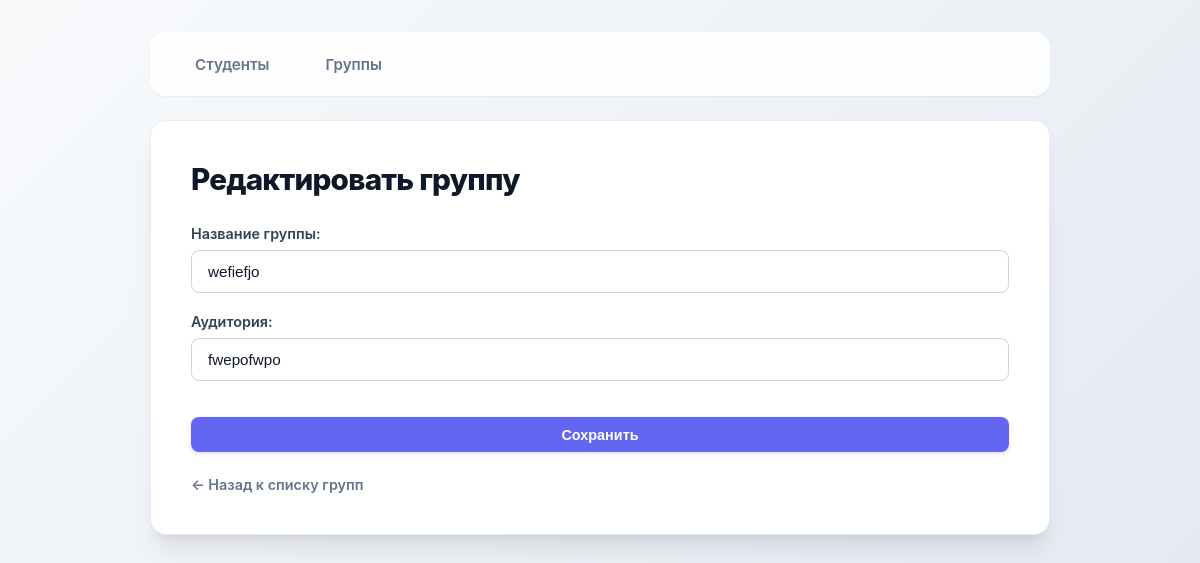
Page /groups/edit/2/ on the earlier database version.
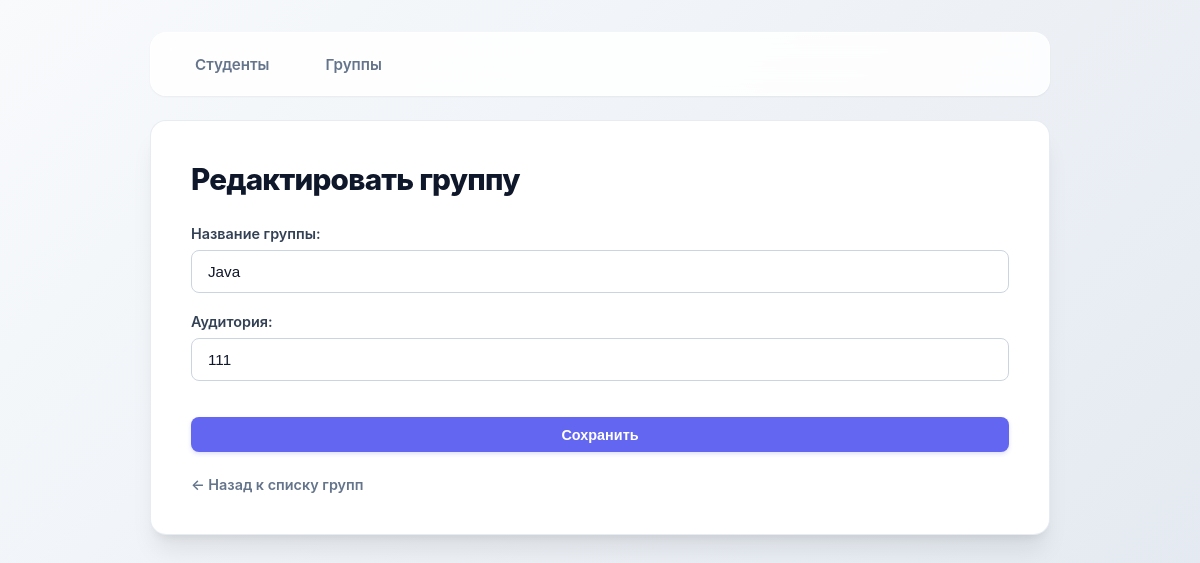
Same page on the later database version.
### myapp/models.py (models this page shows, shortened)
class Group(models.Model):
    name = models.CharField( max_length=50)
    room = models.CharField( max_length=50)
    start_date = models.DateField( auto_now_add=True)

### myapp/views.py (the view)
# urls.py: path('groups/edit/<int:pk>/', group_update, name='group_update'),
def group_update(request, pk):
    group = Group.objects.get(pk=pk)
    if request.method == 'POST':
        group.name = request.POST.get('name')
        group.room = request.POST.get('room')
        group.save()
        return redirect('group_list')
    return render(request, 'groups/group_form.html', {'group': group})

### myapp/templates/groups/group_form.html (shortened to what this page needs)
{% load static %}
<!DOCTYPE html>
<html lang="ru">
<head>
    <link rel="stylesheet" href="{% static 'css/style.css' %}">
</head>
<body>
    <nav class="navbar">
        <a href="{% url 'student_list' %}">Студенты</a>
        <a href="{% url 'group_list' %}">Группы</a>
    </nav>
    <div class="container">
        <h1>{% if group %}Редактировать группу{% else %}Создать группу{% endif %}</h1>
        <form method="post">
            <label>Название группы:</label>
            <input type="text" name="name" value="{{ group.name }}" placeholder="Например: Python Backend" required>
            <label>Аудитория:</label>
            <input type="text" name="room" value="{{ group.room }}" placeholder="Например: Аудитория 302" required>
            <button type="submit" class="btn" style="width: 100%; margin-top: 1rem;">Сохранить</button>
        </form>
        <a href="{% url 'group_list' %}" class="back-link">← Назад к списку групп</a>
    </div>
</body>
</html>

Differences in the rows shown:
changed Group: name "wefiefjo" → "Java"; room "fwepofwpo" → "111"
